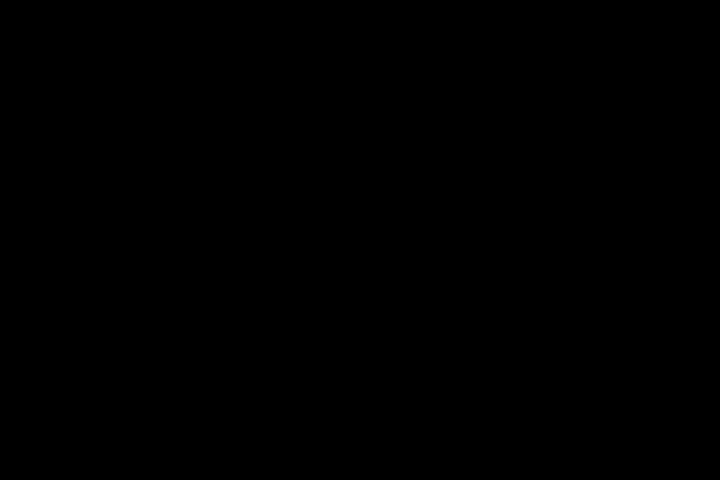
Frame 1 (no input)
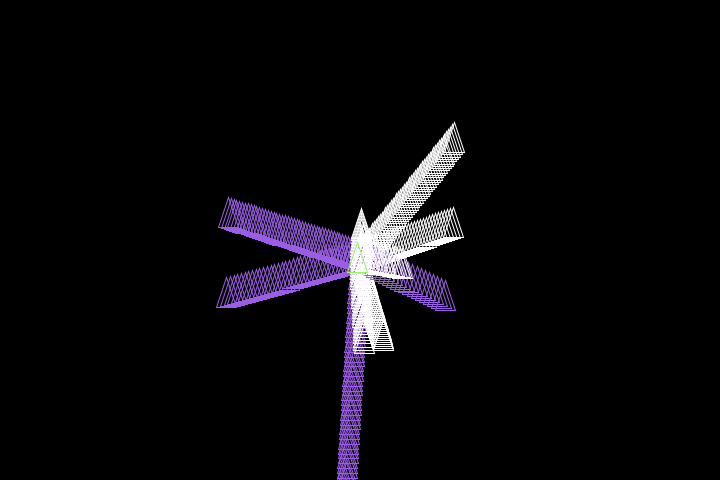
Frame 60 (the mouse pressed at the canvas centre just before this capture)
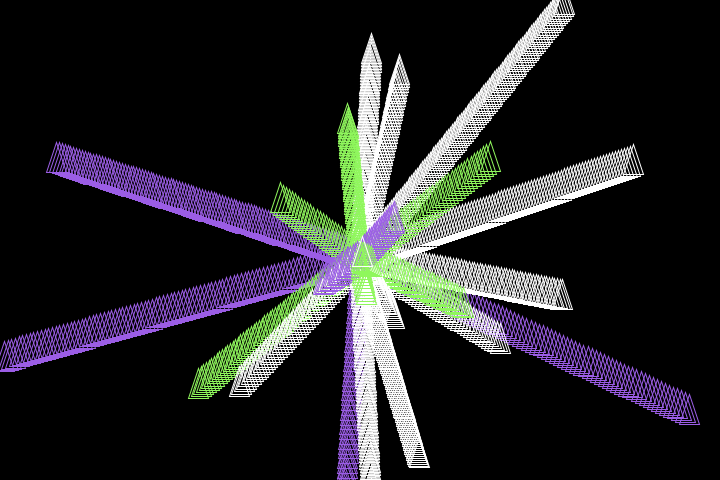
Frame 120 (the mouse held since frame 60 and released just before this capture)

The Processing sketch that drew these frames (run headless with seeded random() and noise(); from frame 60 on, the mouse is pressed at the canvas centre):

// Processing sketch: pattern0
// ── pattern0.pde
ArrayList<Triangle> triangles = new ArrayList<Triangle>();
color[] colors = { #FFFFFF, #9B5DE5, #8FF75C };

void setup() {
  size(720, 480);
  background(0);
  noFill();
  frameRate(60);
}

void draw() {
  if (frameCount % 5 == 0) {
    color c = colors[int(random(colors.length))]; // Convert random value to integer
    Triangle t = new Triangle(width / 2, height / 2, c);
    triangles.add(t);
  }
  
  for (int i = 0; i < triangles.size(); i++) {
    Triangle t = triangles.get(i);
    t.move();
    t.display();
    
    if (t.isOutOfBounds()) {
      triangles.remove(i);
      i--;
    }
  }
}

class Triangle {
  float x, y;
  float xSpeed, ySpeed;
  color triangleColor;

  Triangle(float x, float y, color c) {
    this.x = x;
    this.y = y;
    float angle = random(TWO_PI); // Random direction
    float speed = random(2, 5); // Random speed
    this.xSpeed = cos(angle) * speed;
    this.ySpeed = sin(angle) * speed;
    this.triangleColor = c;
  }

  void move() {
    x += xSpeed;
    y += ySpeed;
  }

  void display() {
    stroke(triangleColor);
    triangle(x, y, x - 10, y + 30, x + 10, y + 30);
  }

  boolean isOutOfBounds() {
    return y > height;
  }
}
